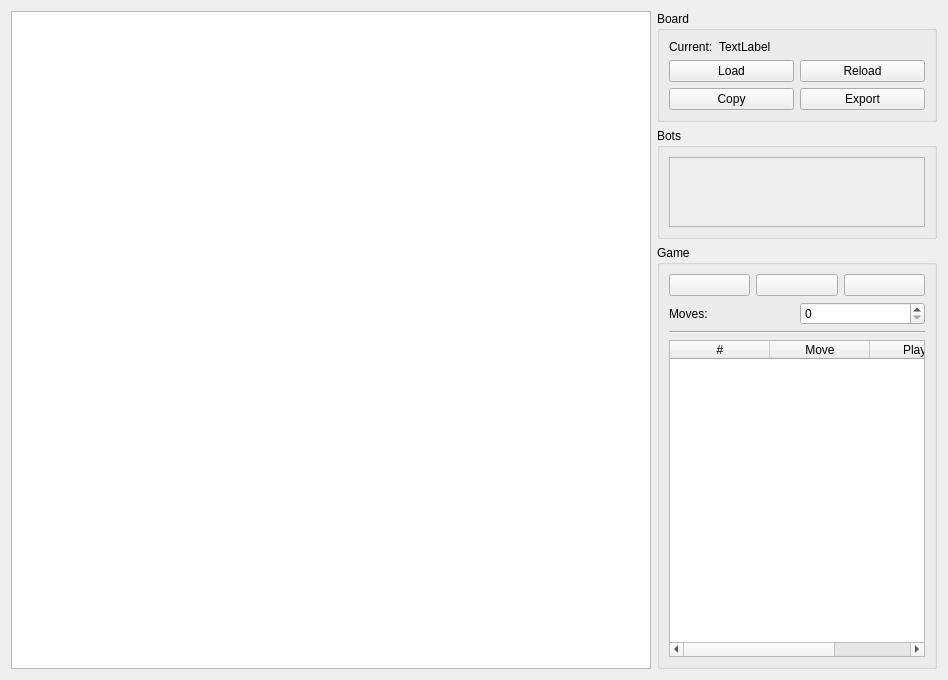
<?xml version="1.0" encoding="UTF-8"?>
<ui version="4.0">
 <class>MainWindow</class>
 <widget class="QWidget" name="MainWindow">
  <property name="geometry">
   <rect>
    <x>0</x>
    <y>0</y>
    <width>948</width>
    <height>680</height>
   </rect>
  </property>
  <property name="windowTitle">
   <string>ISChess</string>
  </property>
  <property name="windowIcon">
   <iconset>
    <normaloff>assets/icon.png</normaloff>assets/icon.png</iconset>
  </property>
  <layout class="QHBoxLayout" name="horizontalLayout">
   <item>
    <widget class="QGraphicsView" name="chessboardView">
     <property name="sizePolicy">
      <sizepolicy hsizetype="Expanding" vsizetype="Expanding">
       <horstretch>0</horstretch>
       <verstretch>0</verstretch>
      </sizepolicy>
     </property>
    </widget>
   </item>
   <item>
    <layout class="QVBoxLayout" name="settingsPanel">
     <item>
      <widget class="QGroupBox" name="boardGroup">
       <property name="sizePolicy">
        <sizepolicy hsizetype="Preferred" vsizetype="Fixed">
         <horstretch>0</horstretch>
         <verstretch>0</verstretch>
        </sizepolicy>
       </property>
       <property name="title">
        <string>Board</string>
       </property>
       <layout class="QVBoxLayout" name="verticalLayout_2">
        <item>
         <layout class="QHBoxLayout" name="currentBoard">
          <item>
           <widget class="QLabel" name="currentBoardLabel">
            <property name="sizePolicy">
             <sizepolicy hsizetype="Maximum" vsizetype="Preferred">
              <horstretch>0</horstretch>
              <verstretch>0</verstretch>
             </sizepolicy>
            </property>
            <property name="text">
             <string>Current:</string>
            </property>
           </widget>
          </item>
          <item>
           <widget class="QLabel" name="currentBoardValue">
            <property name="text">
             <string>TextLabel</string>
            </property>
           </widget>
          </item>
         </layout>
        </item>
        <item>
         <layout class="QGridLayout" name="boardActions">
          <item row="0" column="0">
           <widget class="QPushButton" name="loadBoard">
            <property name="text">
             <string>Load</string>
            </property>
           </widget>
          </item>
          <item row="0" column="1">
           <widget class="QPushButton" name="reloadBoard">
            <property name="text">
             <string>Reload</string>
            </property>
           </widget>
          </item>
          <item row="1" column="0">
           <widget class="QPushButton" name="copyBoard">
            <property name="text">
             <string>Copy</string>
            </property>
           </widget>
          </item>
          <item row="1" column="1">
           <widget class="QPushButton" name="exportBoard">
            <property name="text">
             <string>Export</string>
            </property>
           </widget>
          </item>
         </layout>
        </item>
       </layout>
      </widget>
     </item>
     <item>
      <widget class="QGroupBox" name="botsGroup">
       <property name="sizePolicy">
        <sizepolicy hsizetype="Preferred" vsizetype="Maximum">
         <horstretch>0</horstretch>
         <verstretch>0</verstretch>
        </sizepolicy>
       </property>
       <property name="title">
        <string>Bots</string>
       </property>
       <layout class="QVBoxLayout" name="verticalLayout_3">
        <property name="sizeConstraint">
         <enum>QLayout::SetMaximumSize</enum>
        </property>
        <item>
         <widget class="QScrollArea" name="botsScrollArea">
          <property name="sizePolicy">
           <sizepolicy hsizetype="Preferred" vsizetype="Maximum">
            <horstretch>0</horstretch>
            <verstretch>0</verstretch>
           </sizepolicy>
          </property>
          <property name="horizontalScrollBarPolicy">
           <enum>Qt::ScrollBarAlwaysOff</enum>
          </property>
          <property name="sizeAdjustPolicy">
           <enum>QAbstractScrollArea::AdjustToContents</enum>
          </property>
          <property name="widgetResizable">
           <bool>true</bool>
          </property>
          <widget class="QWidget" name="botsList">
           <property name="geometry">
            <rect>
             <x>0</x>
             <y>0</y>
             <width>254</width>
             <height>18</height>
            </rect>
           </property>
           <property name="sizePolicy">
            <sizepolicy hsizetype="Preferred" vsizetype="Fixed">
             <horstretch>0</horstretch>
             <verstretch>0</verstretch>
            </sizepolicy>
           </property>
           <layout class="QVBoxLayout" name="verticalLayout_5">
            <property name="sizeConstraint">
             <enum>QLayout::SetMinAndMaxSize</enum>
            </property>
           </layout>
          </widget>
         </widget>
        </item>
       </layout>
      </widget>
     </item>
     <item>
      <widget class="QGroupBox" name="gameGroup">
       <property name="sizePolicy">
        <sizepolicy hsizetype="Preferred" vsizetype="Preferred">
         <horstretch>0</horstretch>
         <verstretch>0</verstretch>
        </sizepolicy>
       </property>
       <property name="title">
        <string>Game</string>
       </property>
       <layout class="QVBoxLayout" name="verticalLayout_4">
        <item>
         <layout class="QHBoxLayout" name="moveActions">
          <item>
           <widget class="QPushButton" name="prevMove">
            <property name="text">
             <string/>
            </property>
            <property name="icon">
             <iconset theme="edit-undo">
              <normaloff>.</normaloff>.</iconset>
            </property>
           </widget>
          </item>
          <item>
           <widget class="QPushButton" name="startStop">
            <property name="text">
             <string/>
            </property>
            <property name="icon">
             <iconset theme="media-playback-start">
              <normaloff>../../../.designer/backup</normaloff>../../../.designer/backup</iconset>
            </property>
           </widget>
          </item>
          <item>
           <widget class="QPushButton" name="nextMove">
            <property name="text">
             <string/>
            </property>
            <property name="icon">
             <iconset theme="edit-redo">
              <normaloff>.</normaloff>.</iconset>
            </property>
           </widget>
          </item>
         </layout>
        </item>
        <item>
         <layout class="QHBoxLayout" name="autoMoves">
          <item>
           <widget class="QLabel" name="autoMovesLabel">
            <property name="text">
             <string>Moves:</string>
            </property>
           </widget>
          </item>
          <item>
           <widget class="QSpinBox" name="autoMovesCount"/>
          </item>
         </layout>
        </item>
        <item>
         <widget class="Line" name="movesSep">
          <property name="sizePolicy">
           <sizepolicy hsizetype="Minimum" vsizetype="Fixed">
            <horstretch>0</horstretch>
            <verstretch>0</verstretch>
           </sizepolicy>
          </property>
          <property name="orientation">
           <enum>Qt::Horizontal</enum>
          </property>
         </widget>
        </item>
        <item>
         <widget class="QTableWidget" name="movesList">
          <property name="enabled">
           <bool>true</bool>
          </property>
          <property name="sizePolicy">
           <sizepolicy hsizetype="Minimum" vsizetype="Minimum">
            <horstretch>0</horstretch>
            <verstretch>0</verstretch>
           </sizepolicy>
          </property>
          <property name="minimumSize">
           <size>
            <width>0</width>
            <height>64</height>
           </size>
          </property>
          <property name="editTriggers">
           <set>QAbstractItemView::NoEditTriggers</set>
          </property>
          <property name="showGrid">
           <bool>true</bool>
          </property>
          <attribute name="horizontalHeaderMinimumSectionSize">
           <number>20</number>
          </attribute>
          <attribute name="horizontalHeaderDefaultSectionSize">
           <number>100</number>
          </attribute>
          <attribute name="horizontalHeaderStretchLastSection">
           <bool>true</bool>
          </attribute>
          <attribute name="verticalHeaderStretchLastSection">
           <bool>false</bool>
          </attribute>
          <column>
           <property name="text">
            <string>#</string>
           </property>
          </column>
          <column>
           <property name="text">
            <string>Move</string>
           </property>
          </column>
          <column>
           <property name="text">
            <string>Player</string>
           </property>
          </column>
         </widget>
        </item>
       </layout>
      </widget>
     </item>
    </layout>
   </item>
  </layout>
 </widget>
 <resources/>
 <connections/>
</ui>
